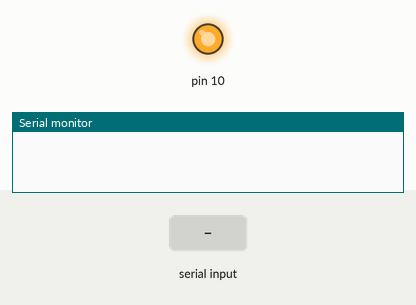
This sketch was run on a simulated Arduino Uno, built with avr-gcc and run on an emulated ATmega328P. Parts: output pins drawn as LEDs (lit = HIGH), the last lines printed to the serial monitor. The test bench sets the inputs (shaded band).

Above: at 1.2 s.
1.3 s: "30,150\n" received over Serial
4.3 s: "90,45\n" received over Serial
7.1 s: "90\n" received over Serial
At 9.3 s:
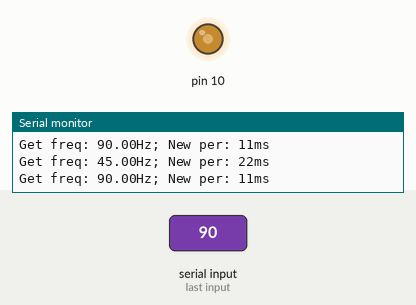
9.6 s: "5\n" received over Serial
At 10.5 s:
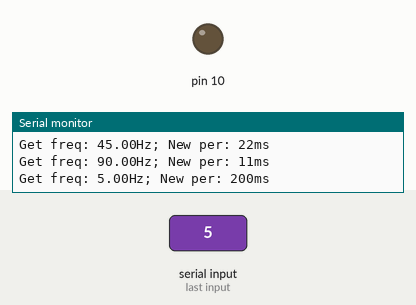
Timing chart, 0 to 13.6 s (numbered marks = the images above; inputs shaded):
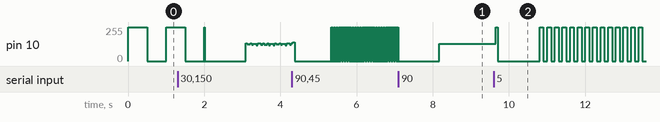

The sketch:

lab_2_6_2.ino
```cpp
int per = 1000;
void setup() {
  Serial.begin(9600);
  pinMode(10,OUTPUT);
}
void loop() {
  if (Serial.available() > 0) {
    float freq = Serial.parseFloat();
    if (freq != 0) {
      Serial.print("Get freq: "); Serial.print(freq); Serial.print("Hz");
      per = (int)(1. / freq * 1000);
      Serial.print("; New per: "); Serial.print(per); Serial.println("ms");
    }
  }
  digitalWrite(10, HIGH);
  delay(per/2);
  digitalWrite(10,LOW);
  delay(per/2);
}
```

Measured:
- after the input at 9.6 s, pin 10: goes 255/255 0.06 s, 0/255 1.1 s, 13 × (255/255 0.10 s, 0/255 0.10 s), 255/255 0.10 s, then 0/255, starting after 0.05 s
